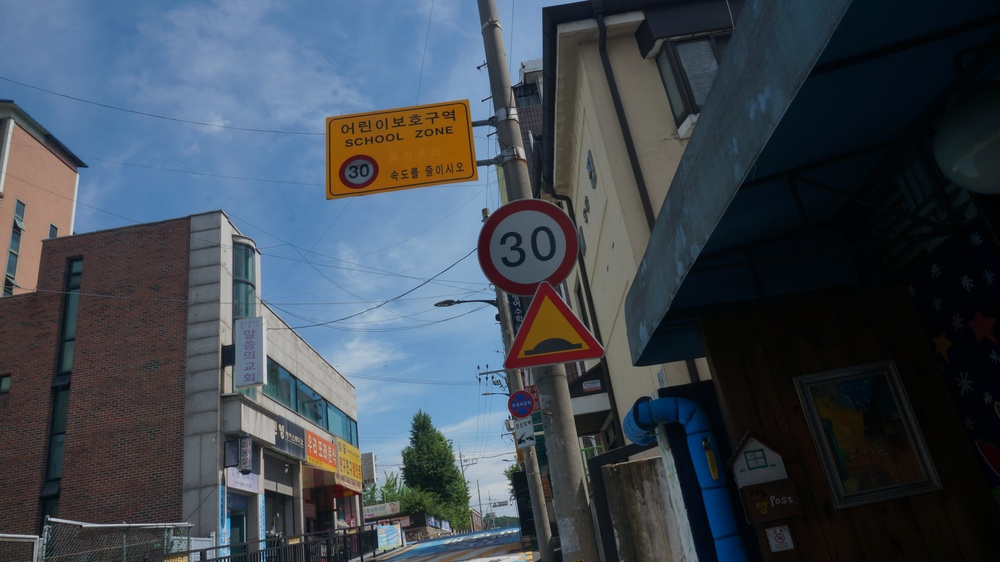
#> input picture old_traffic_sign/ver3/4.JPG, 1000 x 562 px, shrunk from 4912 x 2760 before the run, found by its file name
$ python make_hdr.py
#> lines starting #> are read from the running program, lines starting #| are printed output that depends on the picture; long printed decimals are rounded; pictures that were not available may be replaced by others from this repository, and a replacement may not be noted
import cv2
import numpy as np

# LDR 이미지 파일 경로
ldr_images = ["4.jpg", "5.jpg", "6.jpg"]

# LDR 이미지 읽기
ldr_list = [cv2.imread(img) for img in ldr_images]
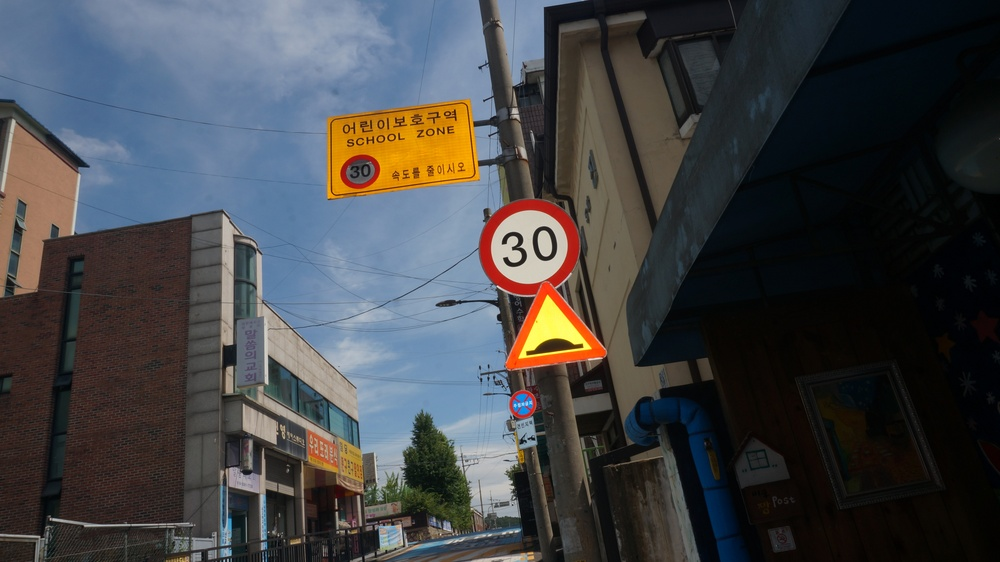
#> input picture old_traffic_sign/ver3/1.JPG, 1000 x 562 px, shrunk from 4912 x 2760 before the run, given in place of 5.jpg, which was not available
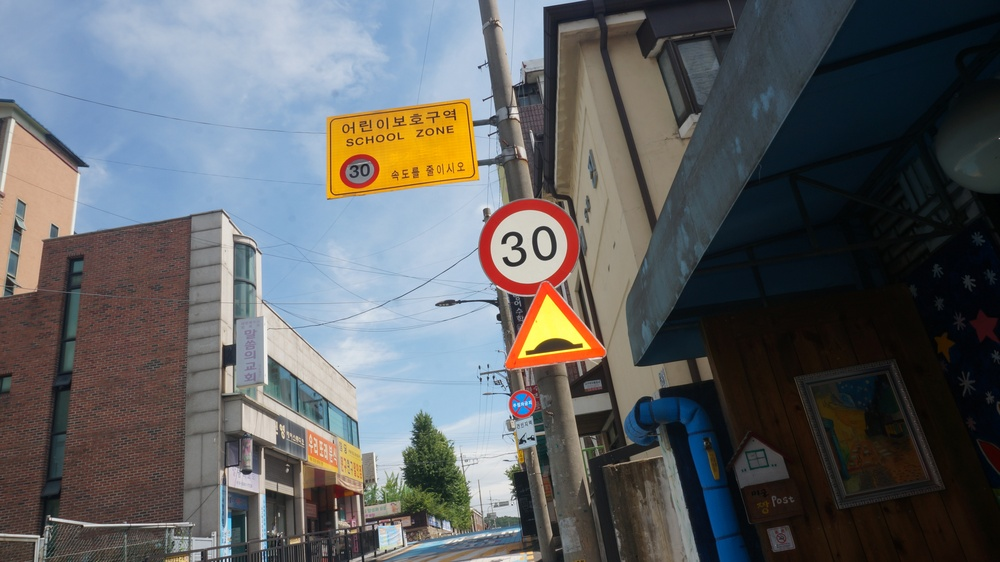
#> input picture old_traffic_sign/ver3/2.JPG, 1000 x 562 px, shrunk from 4912 x 2760 before the run, given in place of 6.jpg, which was not available
#> ldr_list = 3 items

# 이미지가 제대로 읽혔는지 확인
for i, ldr in enumerate(ldr_list):
    if ldr is None:
        print(f"이미지 {ldr_images[i]}을(를) 읽는 데 실패했습니다.")
        exit()
#> this loop made 3 passes

# 노출 시간 (주어진 값 사용)
exposure_times = np.array([50.0, 25.0, 13.0], dtype=np.float32)

# 노출 시간에 대한 로그 계산
log_exposure_times = np.log(exposure_times)

# AlignMTB를 사용하여 이미지를 정렬
alignMTB = cv2.createAlignMTB()
alignMTB.process(ldr_list, ldr_list)

# 정렬된 이미지를 저장하여 확인
for i, aligned_img in enumerate(ldr_list):
    cv2.imwrite(f"aligned_{i}.jpg", aligned_img)
#> this loop made 3 passes
#> pass 1, `cv2.imwrite(f"aligned_{i}.jpg", aligned_img)`:
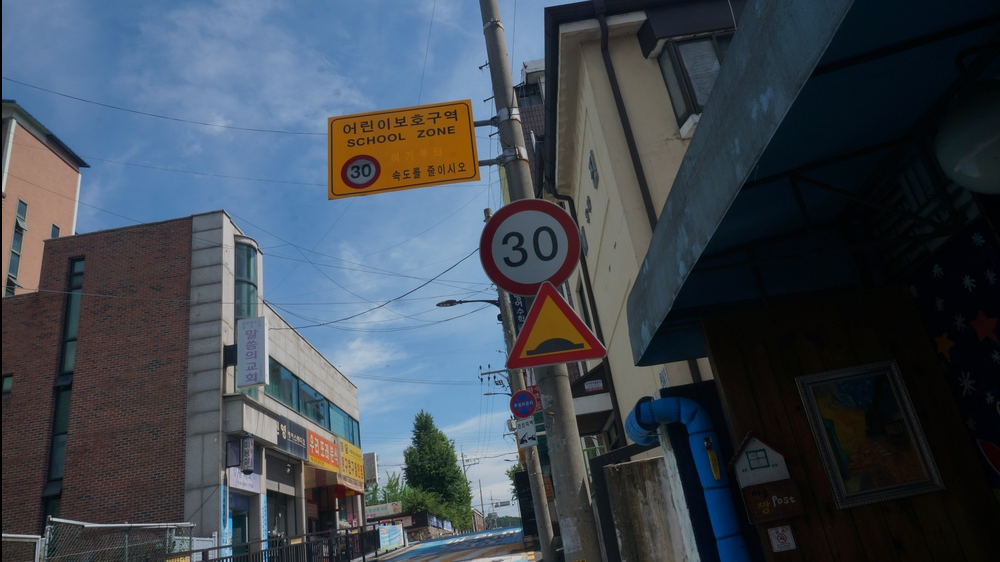
#> saved as aligned_0.jpg: shape (562, 1000, 3); mean B, G, R 82.3, 72.3, 63.3

# CalibrateDebevec를 사용하여 카메라 응답 함수 추정
calibrateDebevec = cv2.createCalibrateDebevec()
try:
    responseDebevec = calibrateDebevec.process(ldr_list, log_exposure_times)
#> responseDebevec = 256 rows, first 8: [3.44, 5.22, 6.23], [3.25, 4.91, 5.85], [3.06, 4.61, 5.5], [2.89, 4.33, 5.16], [2.73, 4.07, 4.85], [2.59, 3.83, 4.58], [2.46, 3.61, 4.34], [2.33, 3.43, 4.15]
except cv2.error as e:
    print(f"카메라 응답 함수 추정 중 오류 발생: {e}")
    exit()

# MergeDebevec를 사용하여 HDR 이미지 생성
mergeDebevec = cv2.createMergeDebevec()
try:
    hdrDebevec = mergeDebevec.process(ldr_list, log_exposure_times, responseDebevec)
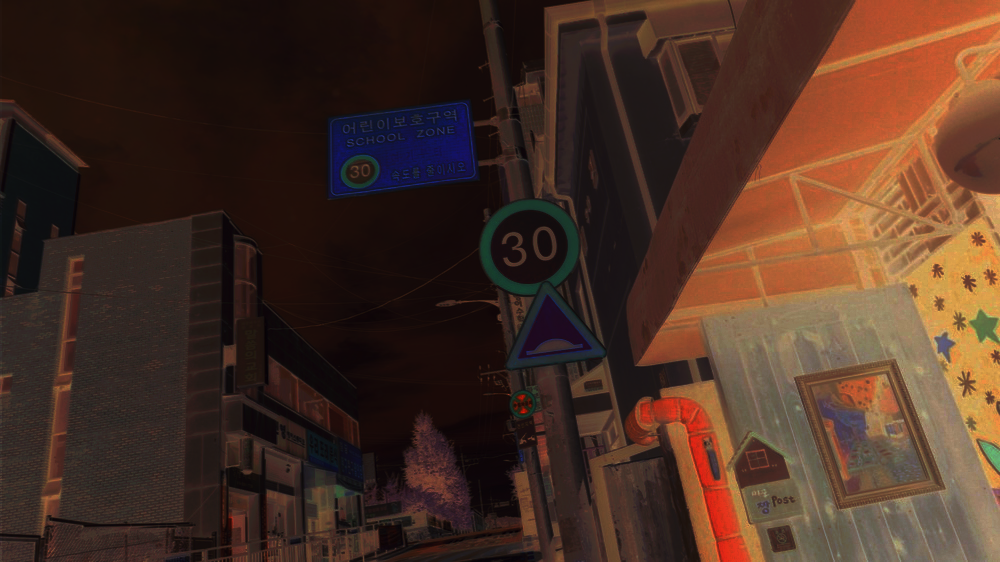
#> hdrDebevec: shape (562, 1000, 3) float32; mean of channels 0, 1, 2 0.44, 0.536, 0.735; drawn with min black and max white
except cv2.error as e:
    print(f"HDR 이미지 생성 중 오류 발생: {e}")
    exit()

# HDR 이미지가 생성되었는지 확인
if hdrDebevec is None or np.isnan(hdrDebevec).any() or np.isinf(hdrDebevec).any():
    print("HDR 이미지가 올바르게 생성되지 않았습니다.")
    exit()

# HDR 이미지 값 확인을 위한 디버깅
print("HDR 이미지의 크기:", hdrDebevec.shape)
#| HDR 이미지의 크기: (562, 1000, 3)
print("HDR 이미지의 데이터 타입:", hdrDebevec.dtype)
#| HDR 이미지의 데이터 타입: float32
print("HDR 이미지의 일부 값:", hdrDebevec[0, 0])
#| HDR 이미지의 일부 값: [0.2609 0.3016 0.4074]

# HDR 이미지 값의 범위를 각 채널별로 확인하고 정규화
channels = cv2.split(hdrDebevec)
min_vals = [cv2.minMaxLoc(channel)[0] for channel in channels]
#> min_vals = [0.172, 0.152, 0.202]
max_vals = [cv2.minMaxLoc(channel)[1] for channel in channels]
#> max_vals = [1.25, 1.74, 2.18]

print(f"HDR 이미지의 채널별 최소값: {min_vals}, 최대값: {max_vals}")
#| HDR 이미지의 채널별 최소값: [0.1722, 0.1517, 0.2018], 최대값: [1.252, 1.744, 2.181]

# 각 채널을 정규화
normalized_channels = [channel / max_vals[i] for i, channel in enumerate(channels)]
#> normalized_channels = 3 items

hdrDebevec = cv2.merge(normalized_channels)
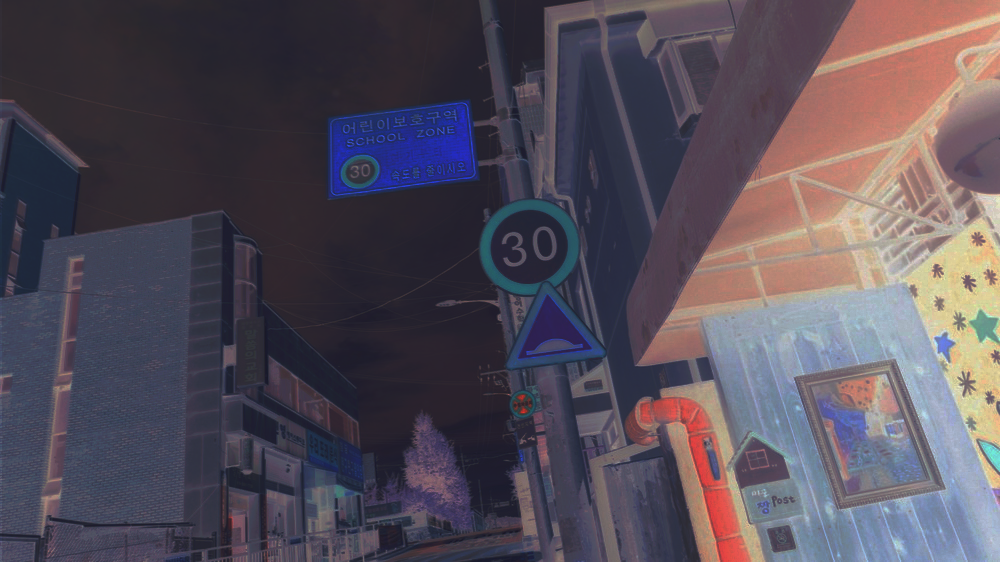
#> hdrDebevec: shape (562, 1000, 3) float32; mean of channels 0, 1, 2 0.351, 0.307, 0.337; drawn as B, G, R

# HDR 이미지를 저장 (32비트 float 형식)
cv2.imwrite("hdr_image.hdr", hdrDebevec)

# TonemapDrago를 사용하여 톤 매핑 (디스플레이용으로 밝기 조정)
tonemapDrago = cv2.createTonemapDrago(1.0, 0.7)
ldrDrago = tonemapDrago.process(hdrDebevec)
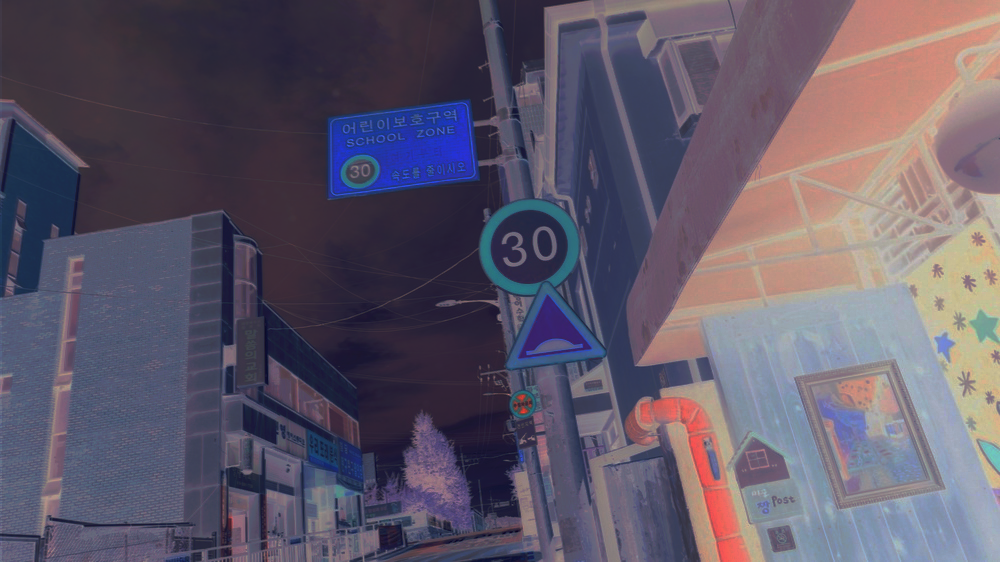
#> ldrDrago: shape (562, 1000, 3) float32; mean of channels 0, 1, 2 0.413, 0.349, 0.38; drawn as B, G, R

# NaN 및 Inf 값을 0으로 대체
ldrDrago = np.nan_to_num(ldrDrago, nan=0.0, posinf=0.0, neginf=0.0)

# 8비트 이미지로 변환 (24비트 수준)
ldrDrago_8bit = np.clip(ldrDrago * 255, 0, 255).astype('uint8')

# 결과 이미지 저장 (24비트 이미지로 저장)
cv2.imwrite("ldr_result.jpg", ldrDrago_8bit)

print("HDR 이미지와 톤 매핑된 LDR 이미지를 생성하였습니다.")
